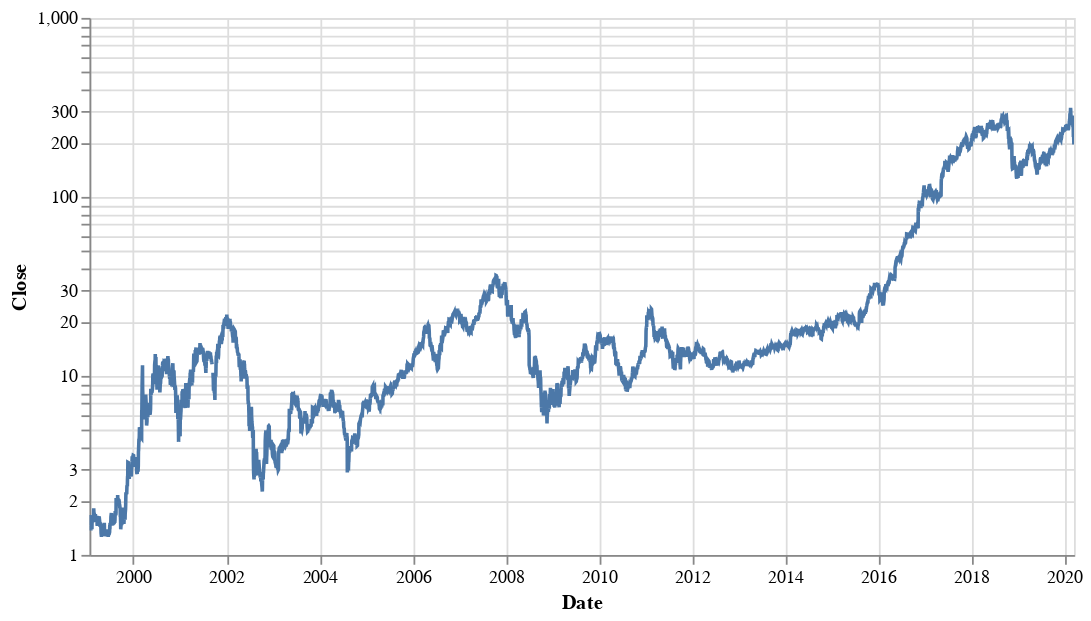

The notebook cell this image was saved under:
### Code cell
source = NVDA['history']

base = alt.Chart(source).properties(width=550)

line = base.mark_line().encode(
    x='Date:T',
    y=alt.Y('Close', scale=alt.Scale(type='log', base=10))
).interactive(bind_y=False)

line

### Figure 1 — Vega-Lite specification as saved in the notebook (floating-point values rounded to 4 significant figures; data arrays with more than 128 entries replaced by an {"elided": "..."} marker saying what was removed)
{"config": {"view": {"continuousWidth": 400, "continuousHeight": 300}}, "data": {"name": "data-c2db3d4afa975079c5fe6ac84e802797"}, "mark": "line", "encoding": {"x": {"type": "temporal", "field": "Date"}, "y": {"type": "quantitative", "field": "Close", "scale": {"base": 10, "type": "log"}}}, "selection": {"selector003": {"type": "interval", "bind": "scales", "encodings": ["x"]}}, "width": 550, "$schema": "https://vega.github.io/schema/vega-lite/v4.0.2.json", "datasets": {"data-c2db3d4afa975079c5fe6ac84e802797": {"elided": "5323 records"}}}
